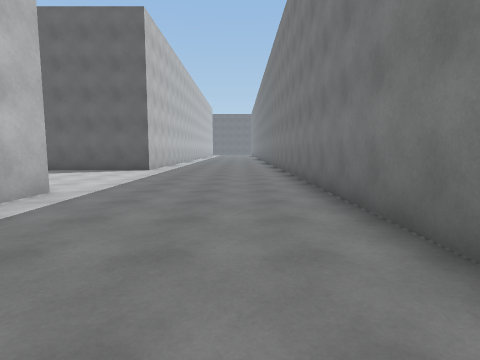
[1] (above)

22 first-person views from a walk through a Unity game level. The camera is 1.4 m above the floor, tilts 6° down and sees 80° across. The floor is counted in squares, 2 m on a side. Each view is taken from the middle of a square. On the plan, view 1 faces up. The plan holds only what a view shows up to about 10 squares ahead; the rest is blank. The place goes on beyond the plan. The player is left out. Surface patterns are stand-ins for the level's own textures.

[2]
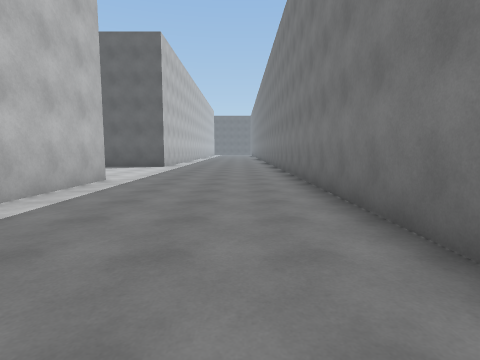

[3]
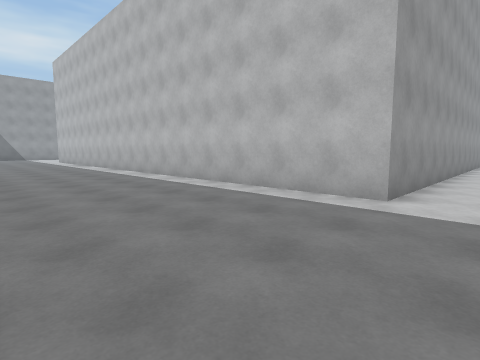

[4]
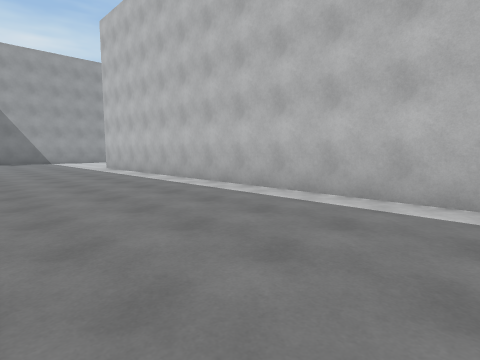

[5]
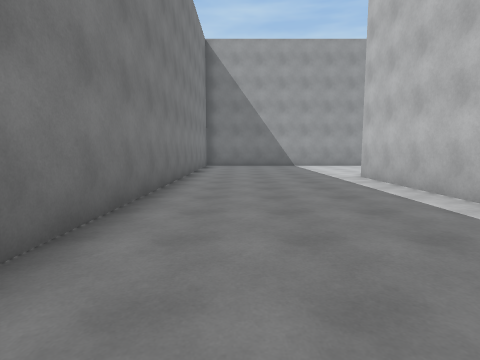

[6]
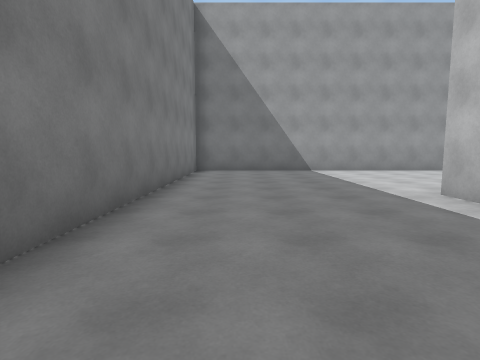

[7]
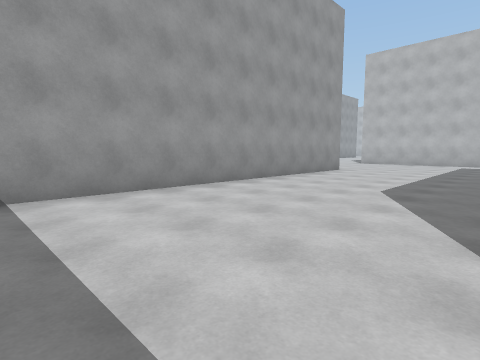

[8]
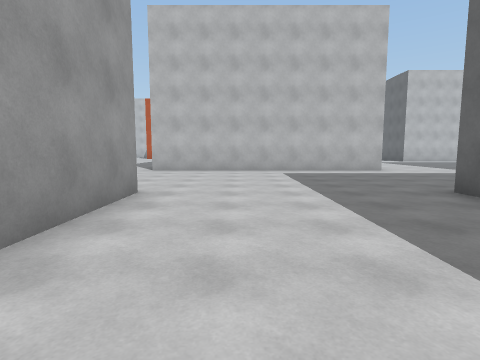

[9]
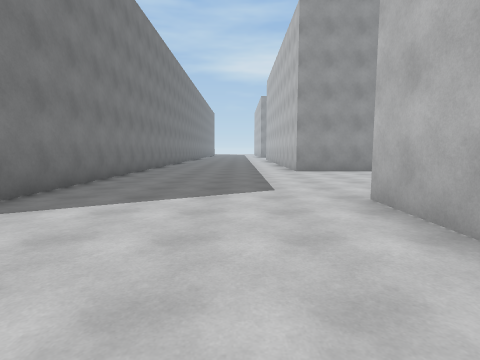

[10]
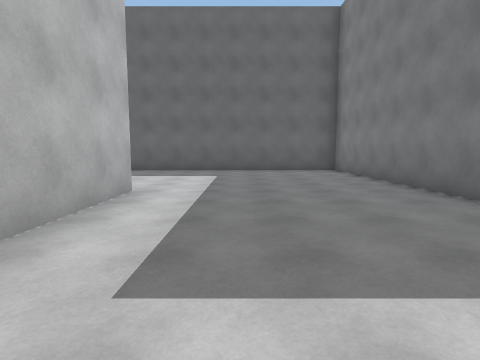

[11]
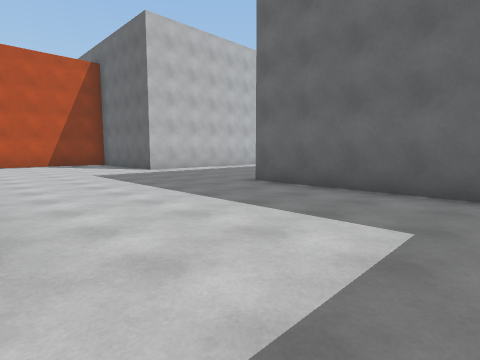

[12]
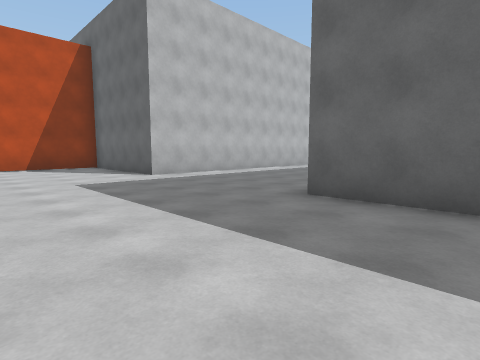

[13]
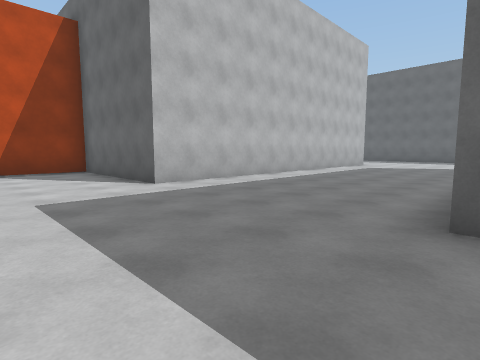

[14]
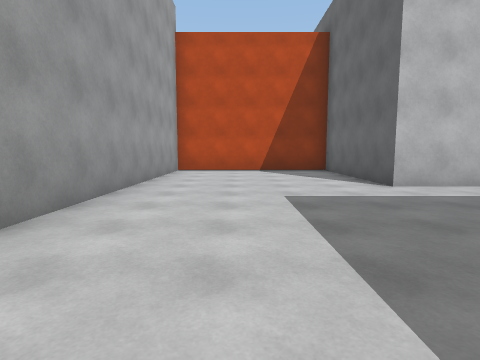

[15]
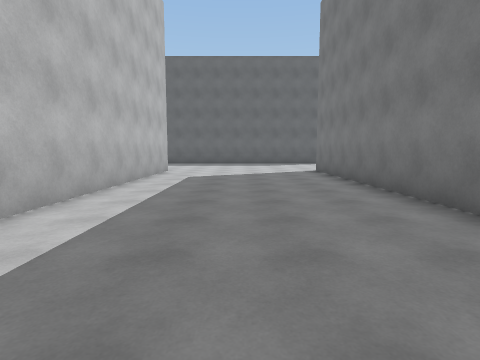

[16]
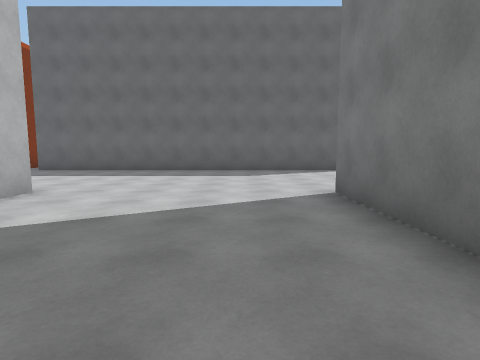

[17]
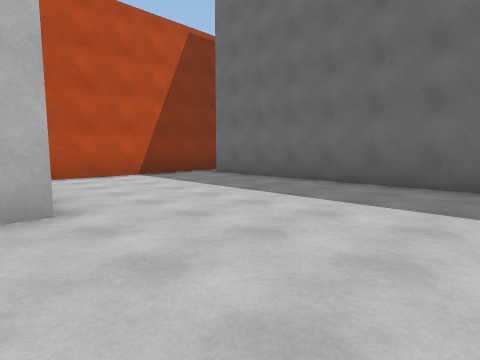

[18]
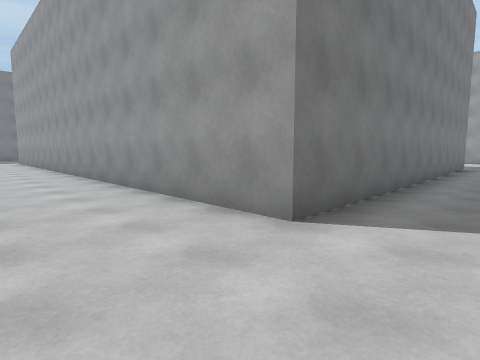

[19]
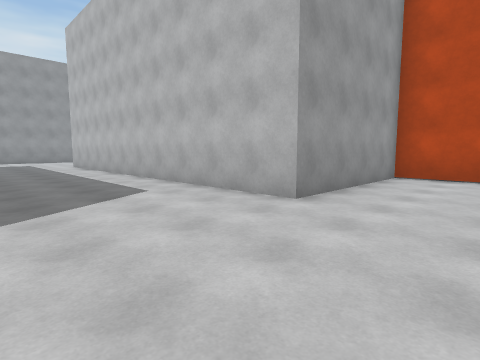

[20]
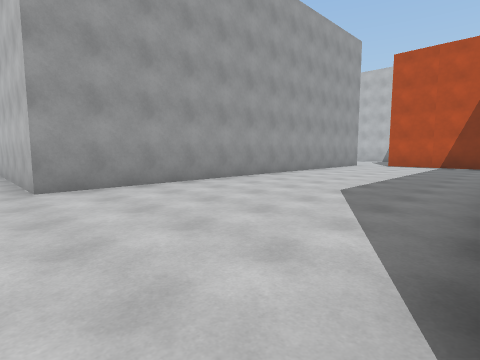

[21]
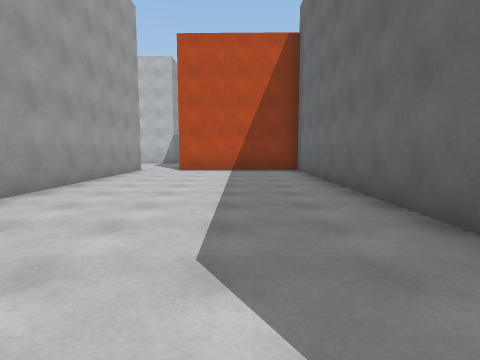

[22]
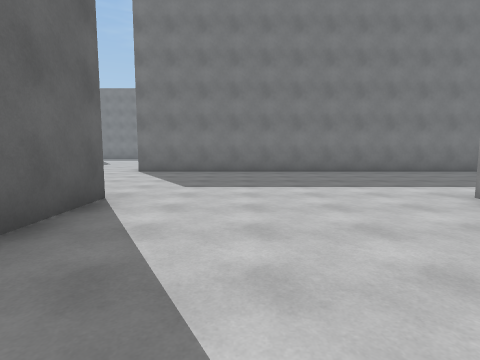

### Floor plan
Points are (right, up) in squares from view 1. A wall is a line through its corners. A room is listed if a view was taken in it or the views show most of it. See-through windows are left out.
Room 1 (views 1, 2, 3, 4, 5, 6, 7, 8, 9, 10, 11, 12, 13, 14, 15, 16, 17, 18, 19, 20, 21, 22)
walls: (-11.7, -12.1) (-11.7, -6.1) (-19.5, -6.1); (-16.9, -11) (-16.9, -19) (-18.8, -19); (-11.1, -12.4) (-11.8, -12.4); (-19.4, -5.6) (-19.4, 4.7) (-3.2, 4.7) (-3.2, -12.5); (-21.2, -19) (-28.8, -19) (-28.8, -23.1); (1.5, -0.4) (1.5, 9.9); (-17.6, 9.9) (-28.1, 9.9); (-11.7, -26.5) (-11.7, -17.7) (1.5, -17.7) (1.5, -6.6); (-3.1, 9.9) (-6.8, 9.9); (-28.7, 10.5) (-28.8, 4.7) (-24.4, 4.7) (-24.4, -6.1) (-28.8, -6.1) (-28.8, -11.1) (-21.5, -11.1); (-29, -24.4) (-16.9, -24.4) (-16.9, -26.5)
ways out: opening at (-29, -24)

Where each view was taken, in squares from view 1:
view 1: 0 up, 0 right, facing up
view 2: 2 down, 0 right, facing up
view 3: 6 up, 1 right, facing down-left
view 4: 1 down, 1 right, facing down-left
view 5: 5 down, 0 right, facing down
view 6: 8 down, 0 right, facing down
view 7: 13 down, 2 left, facing down-left
view 8: 16 down, 7 left, facing left
view 9: 15 down, 15 left, facing down
view 10: 16 down, 15 left, facing up
view 11: 11 down, 15 left, facing up-left
view 12: 10 down, 17 left, facing up-left
view 13: 9 down, 19 left, facing up-left
view 14: 9 down, 19 left, facing left
view 15: 5 down, 22 left, facing up
view 16: 0 up, 21 left, facing up
view 17: 4 up, 21 left, facing up-left
view 18: 7 up, 21 left, facing down-right
view 19: 7 up, 21 left, facing down-left
view 20: 19 down, 16 left, facing down-left
view 21: 21 down, 19 left, facing left
view 22: 21 down, 21 left, facing right
